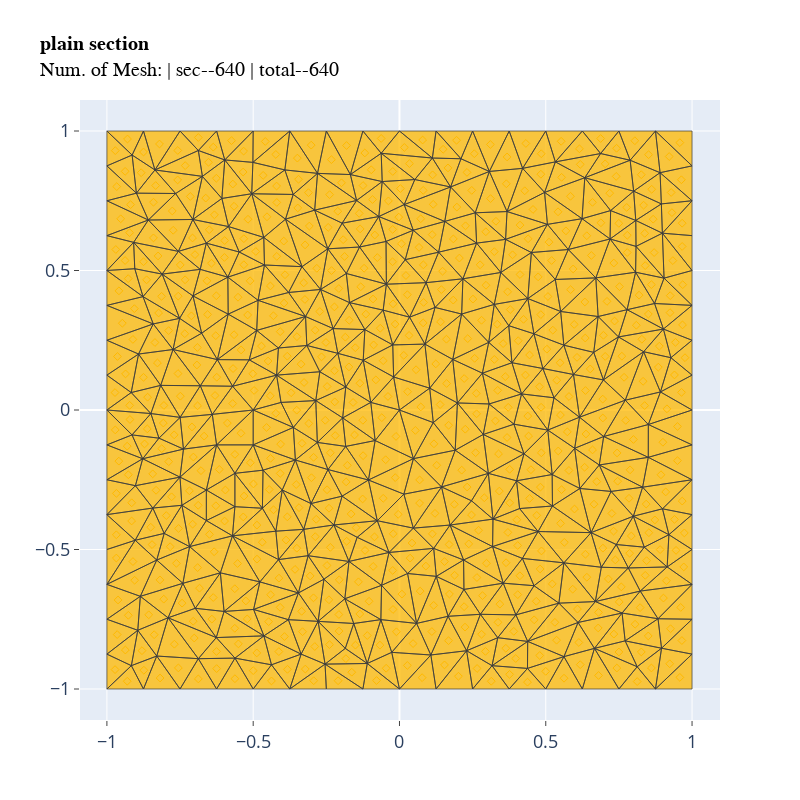

The code cell stored with this chart in its notebook:
### Markdown cell above
# Plain Section

### Code cell
import opstool as opst

outlines = [[0, 0], [2, 0], [2, 2], [0, 2]]
obj = opst.add_polygon(outlines)
sec = opst.SecMesh(sec_name='plain section')
sec.assign_group(dict(sec=obj))
sec.assign_mesh_size(dict(sec=0.1))
sec.mesh()
sec_props = sec.get_sec_props(display_results=True, plot_centroids=False)
sec.centring()
# sec.rotate(45)
sec.view(fill=True, engine='plotly', save_html=None, on_notebook=True)

### Figure 1 — Plotly figure (JSON) as saved in the notebook; plotly's stock layout.template omitted (floating-point values rounded to 4 significant figures; data arrays with more than 128 entries replaced by an {"elided": "..."} marker saying what was removed)
{"data": [{"connectgaps": false, "fill": "toself", "fillcolor": "#ffb900", "hoverinfo": "skip", "line": {"color": "black", "width": 0.75}, "opacity": 0.75, "type": "scatter", "x": {"elided": "3200 float values"}, "y": {"elided": "3200 float values"}}, {"customdata": {"elided": "640 str values"}, "hovertemplate": "%{customdata}", "marker": {"color": "#ffb900", "size": 0, "symbol": "diamond-open"}, "mode": "markers", "name": "<b>sec</b>", "type": "scatter", "x": {"elided": "640 float values"}, "y": {"elided": "640 float values"}}], "layout": {"autosize": true, "height": 800, "scene": {"aspectmode": "data", "aspectratio": {"x": 1, "y": 1}}, "showlegend": false, "title": {"font": {"color": "black", "family": "courier", "size": 20}, "text": "<b>plain section</b> <br>Num. of Mesh: | sec--640 | total--640"}, "width": 800, "xaxis": {"autorange": true, "range": [-1.092, 1.096], "tickfont": {"size": 18}, "ticks": "outside", "type": "linear"}, "yaxis": {"autorange": true, "range": [-1.111, 1.111], "tickfont": {"size": 18}, "ticks": "outside", "type": "linear"}}}
